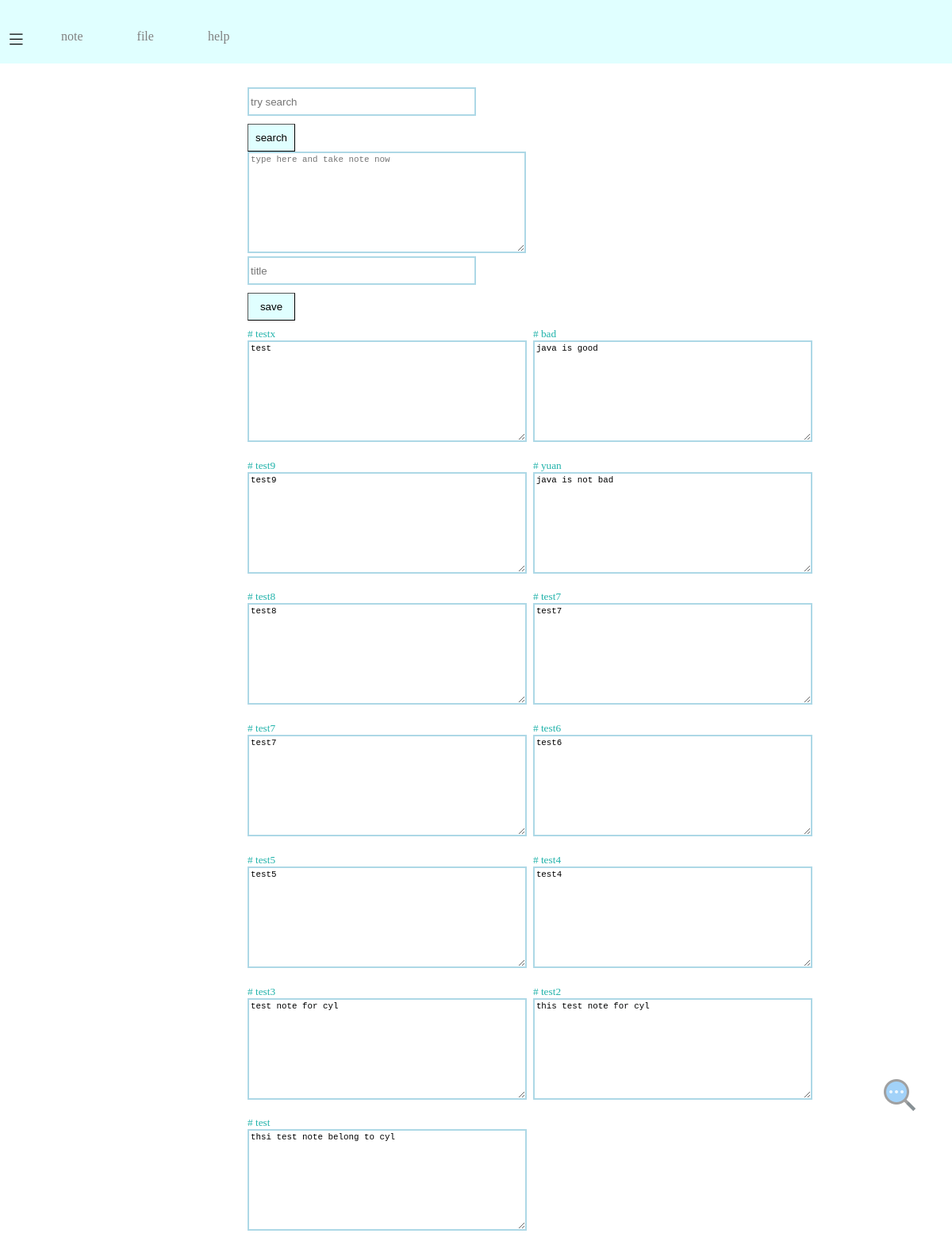
The app's page / (signed in) with its own data.
### note/models.py (models this page shows, shortened)
class Note(models.Model):
    title=models.CharField(max_length=16)
    content=models.CharField(max_length=1024)
    level=models.IntegerField()
    user=models.ForeignKey(User,on_delete=models.CASCADE,related_name="notes")

### note/views.py (the view, shortened to what this page needs)
# urls.py: path('',views.index,name='file')
def index(request):
    user=request.user
    if user.is_authenticated==False:
        user=User.objects.get(username="others")
    context={
        'username': user.username,
        'userid': user.id,
        'notes':user.notes.all()
    }
    if 'keyword' in request.GET:
        context['notes']=context['notes'].filter(content__contains=request.GET['keyword']) | context['notes'].filter(title__contains=request.GET['keyword'])
    context['notes']=reversed(context['notes'])
    return render(request,"note/index.html",context=context)

### note/templates/note/index.html (shortened to what this page needs)
{% extends "base.html" %}
{% block body %}
{% load static %}
<form action="" method="get">
    <input class="formtext" type="text" name="keyword" value="" placeholder="try search">
    <input class="formsubmit" type="submit" value='search'>
</form>
<form action="" method="post">
    <textarea name="noteinput" id="noteinbox" placeholder="type here and take note now" cols="30" rows="10"></textarea>
    <input class="formtext" type="text" name='titleinput' id='titleinbox' placeholder="title">
    <input class="formsubmit" type="submit" value="save">
</form>
<div id='notesdiv' class="flex-container">
    {% for note in notes %}
    <div class="notediv">
        <div class="notetitle">
            # {{ note.title }}
        </div>
        <textarea readonly this.select() name="notecontent" id="n{{ note.id }}" cols="30" rows="10" >{{ note.content }}</textarea>
    </div>
    {% endfor %}
</div>
<div class='tool'>
    <button id="dictbtn" data-bind="event:{click: lookup}"><img src="/static/assets/search48.png"></button>
</div>
{% endblock body %}

### note/templates/base.html (shortened to what this page needs)
<!DOCTYPE html>
<html lang="en">
<head>
    {% load static %}
    <link rel="stylesheet" href="{% static "index.css" %}">
</head>
<body >
    <div id="menubar" class="flex-container">
        <button><img src="{% static "" %}/assets/menu40.png" alt="menu">
            <br>
            <br>
        </button>
        <a href="{% url 'note' %}">note</a>
        <a href="{% url 'file' %}">file</a>
        <a href="{% url 'help' %}">help</a>
    </div>
    <div id='main'>
        {% block body %}
        {% endblock body %}
    </div>
</body>
</html>

### note/static/index.css (style rules this page uses)
body { margin:0; }
@media only screen and (min-width: 500px) { #main { margin-left: 20%; } }
@media only screen and (min-width: 500px) { #menubar>* { margin-left: 20px; margin-top: 35px; margin-right: 6%; text-decoration: none; color: grey; } }
#main { min-width: 360px; padding-left: 6%; }
.flex-container { display: flex; flex-wrap: wrap; }
.notetitle { font-size: smaller; color: lightseagreen; }
.notediv { margin-right: 1%; margin-bottom: 1%; margin-top: 1%; }
.notediv>div { min-width: 350px; }
textarea { width: 343px; font-size: smaller; min-width: 98%; border-color: lightblue; border-width: 2px; }
form { padding: 0; margin-right: 0; width: 350px; }
.formtext { width: 80%; margin-right: 0; border: lightblue solid 2px; margin-bottom: 10px; height: 30px; }
.formsubmit { right: 0; width:60px; bottom: 10px; background-color: lightcyan; border-width: 1px; height: 35px; }
.tool { position: fixed; right: 3%; bottom: 10%; }
#menubar { background-color: lightcyan; height: 80px; width: 100%; margin-bottom: 30px; margin-top: 0; }
#menubar>a { margin-top: 37px; margin-right: 4%; text-decoration: none; color: grey; }
#menubar>button { margin-left: 5px; margin-top: 37px; margin-right: 20px; text-decoration: none; color: grey; background-color: lightcyan; border:none; }
.tool > button { opacity: 0.6; background-color: transparent; border-width: 0; }

### records on screen
Note: title "testx", notecontent "test"
Note: title "bad", notecontent "java is good"
Note: title "test9", notecontent "test9"
Note: title "yuan", notecontent "java is not bad"
Note: title "test8", notecontent "test8"
Note: title "test7", notecontent "test7"
Note: title "test7", notecontent "test7"
Note: title "test6", notecontent "test6"
Note: title "test5", notecontent "test5"
Note: title "test4", notecontent "test4"
Note: title "test3", notecontent "test note for cyl"
Note: title "test2", notecontent "this test note for cyl"
Note: title "test", notecontent "thsi test note belong to cyl"
